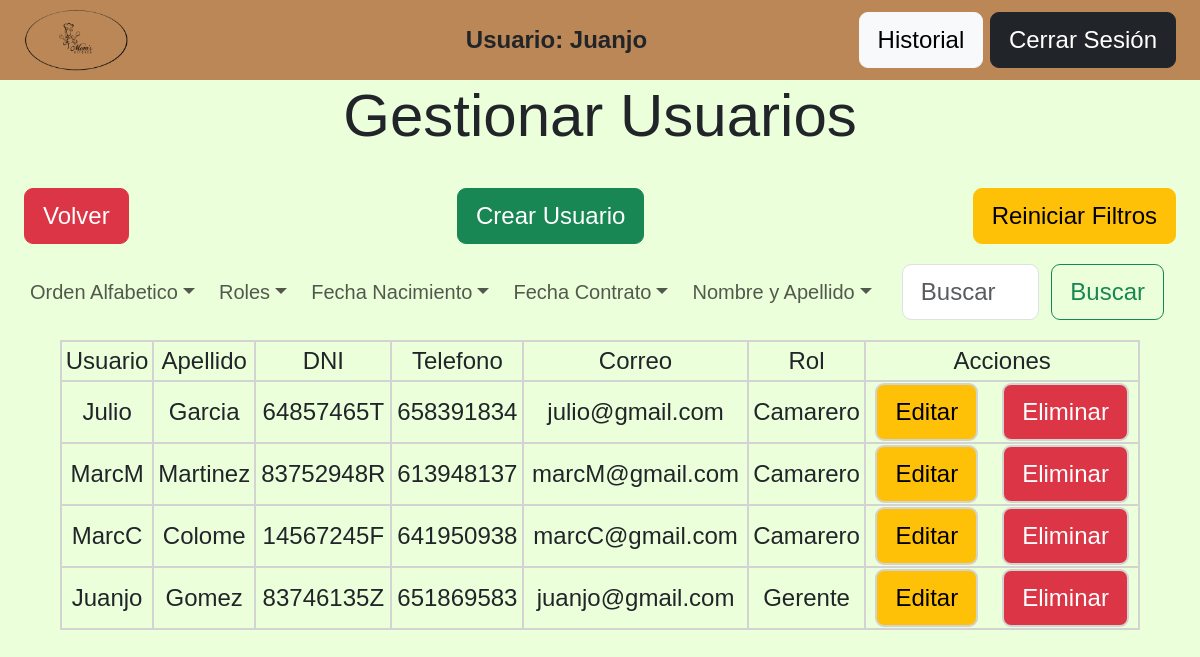
Page /view/admin/gestionarUsuarios.php (signed in) on the committed database.
### tables this page shows
CREATE TABLE `usuarios` (
  `id_usuario` INT NOT NULL AUTO_INCREMENT,
  `nombre` VARCHAR(100) NOT NULL,
  `usuario` VARCHAR(50) NOT NULL UNIQUE,
  `apellido` VARCHAR(100) NOT NULL,
  `telefono` VARCHAR(15) NOT NULL,
  `dni` CHAR(9) NOT NULL,
  `direccion` VARCHAR(255) NOT NULL,
  `fecha_nacimiento` DATE NOT NULL,
  `password` VARCHAR(255) NOT NULL,
  `email` VARCHAR(255) NOT NULL,
  `fecha_creacion` TIMESTAMP DEFAULT CURRENT_TIMESTAMP,
  `id_rol` INT NOT NULL,
  PRIMARY KEY (`id_usuario`)
);

CREATE TABLE `roles` (
  `id_rol` INT NOT NULL AUTO_INCREMENT,
  `nombre_rol` VARCHAR(45) NOT NULL,
  PRIMARY KEY (`id_rol`)
);

### procesos/filtrosGerente.php (called while the page is built, shortened)
<?php
    try{
        require_once '../../procesos/conexion.php';
        if (isset($_GET['orden']) && ($_GET['orden'] == "asc" || $_GET['orden'] == "desc")) {
            $orden = trim($_GET['orden']);
            $sqlOrden = "SELECT * FROM usuarios u
                        INNER JOIN roles r ON u.id_rol = r.id_rol
                        ORDER BY u.usuario $orden";
            $stmtResultado = $conn->prepare($sqlOrden);
        } else {
            $sqlUsarios = "SELECT * FROM usuarios u
                            INNER JOIN roles r ON u.id_rol = r.id_rol";
            $stmtResultado = $conn->prepare($sqlUsarios);
        }
        $stmtResultado->execute();
        $resultados = $stmtResultado->fetchAll(PDO::FETCH_ASSOC);
    } catch(PDOException $e){
        echo 'ERROR: ' . $e->getMessage();
        die();
    }

### view/admin/gestionarUsuarios.php (the view, shortened to what this page needs)
<?php
    require_once '../../procesos/conexion.php';
    require_once '../../procesos/filtrosGerente.php'
?>
<!DOCTYPE html>
<html lang="en">
<head>
    <link rel="stylesheet" href="../../css/admin.css">
    <link rel="stylesheet" href="https://cdnjs.cloudflare.com/ajax/libs/bootstrap/5.3.0/css/bootstrap.min.css">
    <link rel="stylesheet" href="https://cdn.jsdelivr.net/npm/sweetalert2@11.14.5/dist/sweetalert2.min.css">
</head>
<body class="body2">
    <header>
        <nav>
            <div id="pequeño2">
                <img src="../../img/logoRestaurante.png" alt="Logo" id="logo2">
            </div>
            <div class="sesionIniciada">
                <p>Usuario: <?php echo $_SESSION['nombre']?></p>
            </div>
            <div class="cerrarSesion">
                <a id="bug" href="../filtros.php">
                    <button type="submit" class="btn btn-light"  id="cerrarSesion">Historial</button>
                </a>
                <a href="../../procesos/logout.php">
                    <button type="submit" class="btn btn-dark" id="cerrarSesion">Cerrar Sesión</button>
                </a>
            </div>
        </nav>
    </header>
    <h1>Gestionar Usuarios</h1>
    <div id="divReiniciar">
        <a href="borrarSesionesAdmin.php?salir=1">
            <button class="btn btn-danger">Volver</button>
        </a>
        <a href="crearUsuario.php">
            <button class="btn btn-success">Crear Usuario</button>
        </a>
        <a href="borrarSesionesAdmin.php?borrar=5">
            <button class="btn btn-warning">Reiniciar Filtros</button>
        </a>
    </div>
    <nav class="navbar navbar-expand-lg barra">
    <div class="container-fluid">
        <div class="collapse navbar-collapse" id="navbarSupportedContent">
            <ul class="navbar-nav me-auto mb-2 mb-lg-0">
                <li class="nav-item dropdown">
                    <a class="nav-link dropdown-toggle enlace-barra" href="#" role="button" data-bs-toggle="dropdown" aria-expanded="false">Orden Alfabetico</a>
                </li>
                <li class="nav-item dropdown">
                    <a class="nav-link dropdown-toggle" href="#" role="button" data-bs-toggle="dropdown" aria-expanded="false">Roles</a>
                </li>
                <li class="nav-item dropdown">
                    <a class="nav-link dropdown-toggle enlace-barra" href="#" role="button" data-bs-toggle="dropdown" aria-expanded="false">Fecha Nacimiento</a>
                </li>
                <li class="nav-item dropdown">
                    <a class="nav-link dropdown-toggle enlace-barra" href="#" role="button" data-bs-toggle="dropdown" aria-expanded="false">Fecha Contrato</a>
                </li>
                <li class="nav-item dropdown">
                    <a class="nav-link dropdown-toggle enlace-barra" href="#" role="button" data-bs-toggle="dropdown" aria-expanded="false">Nombre y Apellido</a>
                </li>
            </ul>
            <form class="d-flex" role="search" method="GET" action="">
                <input class="form-control me-2" type="search" name="query" value="<?php echo isset($_SESSION['query']) ? $_SESSION['query'] : '' ?>" placeholder="Buscar" aria-label="Search">
                <button class="btn btn-outline-success" type="submit">Buscar</button>
            </form>
        </div>
    </div>
    </nav>
    <?php
        if($resultados){
            echo "<table class='tabla-usuarios'>";
            echo "<thead>";
            echo "<tr>";
            echo "<th>Usuario</th>";
            echo "<th>Apellido</th>";
            echo "<th>DNI</th>";
            echo "<th>Telefono</th>";
            echo "<th>Correo</th>";
            echo "<th>Rol</th>";
            echo "<th>Acciones</th>";
            echo "</tr>";
            echo "</thead>";
            echo "<tbody>";
            foreach($resultados as $fila){
                $idUsuario = htmlspecialchars($fila['id_usuario']);
                $nombreUsuario = htmlspecialchars($fila['usuario']);
                $apellidoUsuario = htmlspecialchars($fila['apellido']);
                $dni = htmlspecialchars($fila['dni']);
                $email = htmlspecialchars($fila['email']);
                $telefono = htmlspecialchars($fila['telefono']);
                $rol = htmlspecialchars($fila['nombre_rol']);
                echo "<tr>
                    <td>$nombreUsuario</td>
                    <td>$apellidoUsuario</td>
                    <td>$dni</td>
                    <td>$telefono</td>
                    <td>$email</td>
                    <td>$rol</td>
                    <td>
                        <a href='editarUsuario.php?id=$idUsuario' class='btn btn-warning'>Editar</a>";
                        if($_SESSION['id'] !== $idUsuario){
                        echo "<a href='#' onclick='confirmarEliminacion($idUsuario)' class='btn btn-danger'>Eliminar</a>";
                        }
            }
            echo "</tbody>";
            echo "</table>";
        } else {
            echo "<p>No hay resultados</p>";
        }
    ?>
</body>
</html>

### css/admin.css (style rules this page uses)
* { font-family: "Exo", sans-serif; font-optical-sizing: auto; font-weight: 500; font-style: normal; font-size: 3vh }
body, html { height: 100vh; width: 100vw; overflow-x: hidden }
h1 { text-align: center; }
form { background-color: rgba(255, 255, 255, 0.9); width: 50%; height: 70%; margin: auto; border-radius: 20px; box-shadow: rgba(0, 0, 0, 0.25) 0px 54px 55px, rgba(0, 0, 0, 0.12) 0px -12px 30px, rgba(0, 0, 0, 0.12) 0px 4px 6px, rgba(0, 0, 0, 0.17) 0px 12px 13px, rgba(0, 0, 0, 0.09) 0px -3px 5px; display: flex; }
header { width: 100vw; height: 10vh; background-color: #bb8756; }
.btn-primary, .form-control { width: 90% !important; margin: auto; }
button { margin-top: 3vh !important; margin-bottom: 3vh !important; }
#logo2 { height: auto; width: 45%; }
#pequeño2 { align-content: center; height: 100%; width: 20%; }
.body2 { background-color: #EBFFDB; min-height: 100vh !important; }
nav, ul { height: 100% !important; }
nav { display: flex; justify-content: space-between; align-items: center; margin-right: 2vw; margin-left: 2vw }
ul { margin: 0 !important; padding: 0 !important; display: flex; }
p { font-weight: bolder; }
#cerrarSesion, p { margin: 0 !important; }
.btn-danger { margin-left: 2vw; margin-bottom: 0 !important; }
.barra { height: 12vh !important; padding: 0 !important; margin: 0 !important; background-color: #EBFFDB; }
#bug { color: #bb8756 !important; }
.d-flex { padding-right: 1.5vw; padding-left: 1.5vw; background-color: none !important; box-shadow: none; background-color: transparent; margin-right: 0; margin-left: 0; }
.barra * { font-size: 2.5vh; }
table { width: 90vw; margin-left: 5vw; margin-right: 5vw; }
table * { text-align: center; border: lightgray 2px solid !important; }
#divReiniciar { display: flex; width: 100vw; justify-content: space-between; padding-right: 2vw; height: 10vh !important; }

### rows in the picture
usuarios: usuario "Julio", apellido "Garcia", dni "64857465T", telefono "658391834", email "julio@gmail.com", id_rol.nombre_rol "Camarero"
usuarios: usuario "MarcM", apellido "Martinez", dni "83752948R", telefono "613948137", email "marcM@gmail.com", id_rol.nombre_rol "Camarero"
usuarios: usuario "MarcC", apellido "Colome", dni "14567245F", telefono "641950938", email "marcC@gmail.com", id_rol.nombre_rol "Camarero"
usuarios: usuario "Juanjo", apellido "Gomez", dni "83746135Z", telefono "651869583", email "juanjo@gmail.com", id_rol.nombre_rol "Gerente"

### other values in the picture
$_SESSION['nombre'] "Juanjo"
